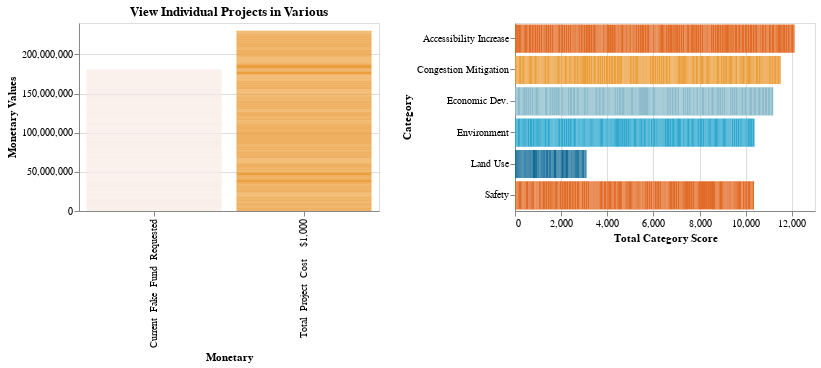

The cell this chart's notebook holds for it:
### Code cell
_utils.dual_chart_with_dropdown(
    score_card,
    project_dropdown,
    "Project Name",
    "Monetary:N",
    "Monetary Values:Q",
    "Monetary:N",
    project_desc_tooltip,
    "Total Category Score:Q",
    "Category:N",
    "Category:N",
    score_card_tooltip,
    f"View Individual Projects in {county}",
)

### Figure 1 — Vega-Lite specification as saved in the notebook (floating-point values rounded to 4 significant figures; data arrays with more than 128 entries replaced by an {"elided": "..."} marker saying what was removed)
{"config": {"view": {"continuousWidth": 400, "continuousHeight": 300}}, "hconcat": [{"mark": "bar", "encoding": {"color": {"field": "Monetary", "legend": null, "scale": {"range": ["#E16B26", "#EB9F3C", "#f6e7e1", "#8CBCCB", "#2EA8CE", "#136C97"]}, "type": "nominal"}, "tooltip": [{"field": "Project Name", "type": "nominal"}, {"field": "Project Description", "type": "nominal"}, {"field": "Monetary", "type": "nominal"}, {"field": "Monetary Values", "type": "quantitative"}], "x": {"field": "Monetary", "type": "nominal"}, "y": {"field": "Monetary Values", "type": "quantitative"}}, "height": 188, "selection": {"selector004": {"type": "single", "fields": ["Project Name"], "bind": {"input": "select", "options": ["Arcata Cap & Humboldt Area Rapid Transit", "Capital Corridor Regional Transit Improvements", "Pla/Sac-80 Managed Lanes (Priority Managed Lane Project)", "Yolo 80 Managed Lanes Project", "Smart Novato To Suisun City Branch Line", "Dumbarton Trail Project", "Sr 152 New Trade Corridor\n(Formerly Sr 152 Realignment)", "Bay Skyway Bike Path, Phase 1", "Sf 101/280 Managed Lanes", "Sr 37 Sears Point To Mare Island Improvement Project", "Sr-46 East Antelope Grade Corridor Improvements", "Sr 129 Watsonville-Pajaro Reconnecting Communities Plan", "Excelsior Expressway Ii", "Freeway Neighborhood Reconnection Plan", "State Highway System Sea Level Rise Facility Level Adaptation Plan", "Hyperloop/Hyperport Concept Proposal", "Sr 60 Truck Lanes Project", "Reconnecting District 8 Tribal Communities", "State Route 241 To State Route 91 Express Lanes Connector", "West Coast Electric Truck Highway Corridor - Phase I", "California Inland Port Study (Central Valley)", "Inland Empire Inland Port Initial Projects", "Caltrans Reconnecting Communities", "Oakland To Sacramento Signal Upgrades", "South Bay Connect (Oakland To San Jose Service Expansion Phase 2A - Coast Subdivision Reroute)", "La-Sb Dedicated Passenger Corridor: Construct 4Th Main Track La To Fullerton", "La-Sb Dedicated Passenger Corridor: Construct 3Rd Main Track On The Bnsf Sb Route", "Sacramento To Roseville Third Track Service Expansion Phase 1", "Sacramento To Roseville Third Track Service Expansion Phase 2", "Overhaul Spares", "Sacramento Subdivision Track Improvements", "End Of Car Vestibule Diaphragm Repair", "Rolling Stock (Locomotives And Coaches/Cab Cars)", "San Joaquins Locomotives", "San Joaquins Mini-High Platforms", "San Joaquins Siemens Venture Trainsets", "San Joaquins Stadler Flirt Dmus", "Waste System Overhaul On Surfliner Cars", "Water System Upgrade On California Cars", "Wheelchair Lift Repair", "Baaqmd - Convert F59 Locomotives To Non-Powered Control Units", "Baaqmd - Convert F59 Non-Powered Control Units To Baggage Cars", "Baaqmd - Decommission Two F59 Locomotives", "Option Venture Railcars", "San Mateo Creek Double Track", "Caltrain Cboss Ptc", "Smart East-West", "Capital, Operating Assistance And Mobility Management Assistance For Disadvantaged And Rural Communities To Provide Specialized Transit For Seniors And Individuals With Disabilities To Supplement Fta 5310 Funding Shortfalls, Especially In Rural Area Impacted By Recent State Of Emergencies", "Dart-Stadler Flirt Dmu Option Assignment", "Truck Overhaul", "Ze Rail Program - Facility Power Supply Upgrades", "Ze Rail Program - Hydrail (Full Fleet Conversion)", "Ze Rail Program - Hydrail (Pilot Project)", "Zes Rail Program - Renewable Diesel And After-Treatment", "Fullerton Junction To Riverside Triple Track Completion", "Olive, Orange, And San Diego Subdivision - Targeted Siding Extensions And Bridge Replacements To Increase Freight And Passenger Carrying Capacity", "Valley Subdivision - Targeted Double Track And Siding Extensions That Allow More Freight And Passenger Train Capacity", "Rail Connectivity Improvements", "Railroad Grade Crossing Improvements And Grade Separations"], "name": "Select "}}}, "title": "View Individual Projects in Various", "transform": [{"filter": {"selection": "selector004"}}], "width": 300}, {"mark": "bar", "encoding": {"color": {"field": "Category", "legend": null, "scale": {"range": ["#E16B26", "#EB9F3C", "#f6e7e1", "#8CBCCB", "#2EA8CE", "#136C97"]}, "type": "nominal"}, "tooltip": [{"field": "Project Name", "type": "nominal"}, {"field": "Total Category Score", "type": "quantitative"}, {"field": "Factor Weight", "type": "nominal"}, {"field": "Weighted Factor Value", "type": "nominal"}, {"field": "Category Description", "type": "nominal"}], "x": {"field": "Total Category Score", "type": "quantitative"}, "y": {"field": "Category", "type": "nominal"}}, "height": 188, "selection": {"selector004": {"type": "single", "fields": ["Project Name"], "bind": {"input": "select", "options": ["Arcata Cap & Humboldt Area Rapid Transit", "Capital Corridor Regional Transit Improvements", "Pla/Sac-80 Managed Lanes (Priority Managed Lane Project)", "Yolo 80 Managed Lanes Project", "Smart Novato To Suisun City Branch Line", "Dumbarton Trail Project", "Sr 152 New Trade Corridor\n(Formerly Sr 152 Realignment)", "Bay Skyway Bike Path, Phase 1", "Sf 101/280 Managed Lanes", "Sr 37 Sears Point To Mare Island Improvement Project", "Sr-46 East Antelope Grade Corridor Improvements", "Sr 129 Watsonville-Pajaro Reconnecting Communities Plan", "Excelsior Expressway Ii", "Freeway Neighborhood Reconnection Plan", "State Highway System Sea Level Rise Facility Level Adaptation Plan", "Hyperloop/Hyperport Concept Proposal", "Sr 60 Truck Lanes Project", "Reconnecting District 8 Tribal Communities", "State Route 241 To State Route 91 Express Lanes Connector", "West Coast Electric Truck Highway Corridor - Phase I", "California Inland Port Study (Central Valley)", "Inland Empire Inland Port Initial Projects", "Caltrans Reconnecting Communities", "Oakland To Sacramento Signal Upgrades", "South Bay Connect (Oakland To San Jose Service Expansion Phase 2A - Coast Subdivision Reroute)", "La-Sb Dedicated Passenger Corridor: Construct 4Th Main Track La To Fullerton", "La-Sb Dedicated Passenger Corridor: Construct 3Rd Main Track On The Bnsf Sb Route", "Sacramento To Roseville Third Track Service Expansion Phase 1", "Sacramento To Roseville Third Track Service Expansion Phase 2", "Overhaul Spares", "Sacramento Subdivision Track Improvements", "End Of Car Vestibule Diaphragm Repair", "Rolling Stock (Locomotives And Coaches/Cab Cars)", "San Joaquins Locomotives", "San Joaquins Mini-High Platforms", "San Joaquins Siemens Venture Trainsets", "San Joaquins Stadler Flirt Dmus", "Waste System Overhaul On Surfliner Cars", "Water System Upgrade On California Cars", "Wheelchair Lift Repair", "Baaqmd - Convert F59 Locomotives To Non-Powered Control Units", "Baaqmd - Convert F59 Non-Powered Control Units To Baggage Cars", "Baaqmd - Decommission Two F59 Locomotives", "Option Venture Railcars", "San Mateo Creek Double Track", "Caltrain Cboss Ptc", "Smart East-West", "Capital, Operating Assistance And Mobility Management Assistance For Disadvantaged And Rural Communities To Provide Specialized Transit For Seniors And Individuals With Disabilities To Supplement Fta 5310 Funding Shortfalls, Especially In Rural Area Impacted By Recent State Of Emergencies", "Dart-Stadler Flirt Dmu Option Assignment", "Truck Overhaul", "Ze Rail Program - Facility Power Supply Upgrades", "Ze Rail Program - Hydrail (Full Fleet Conversion)", "Ze Rail Program - Hydrail (Pilot Project)", "Zes Rail Program - Renewable Diesel And After-Treatment", "Fullerton Junction To Riverside Triple Track Completion", "Olive, Orange, And San Diego Subdivision - Targeted Siding Extensions And Bridge Replacements To Increase Freight And Passenger Carrying Capacity", "Valley Subdivision - Targeted Double Track And Siding Extensions That Allow More Freight And Passenger Train Capacity", "Rail Connectivity Improvements", "Railroad Grade Crossing Improvements And Grade Separations"], "name": "Select "}}}, "transform": [{"filter": {"selection": "selector004"}}], "width": 300}], "data": {"name": "data-2646c17bca4602d9afef4d375c820f0f"}, "$schema": "https://vega.github.io/schema/vega-lite/v4.17.0.json", "datasets": {"data-2646c17bca4602d9afef4d375c820f0f": {"elided": "1298 records"}}}
